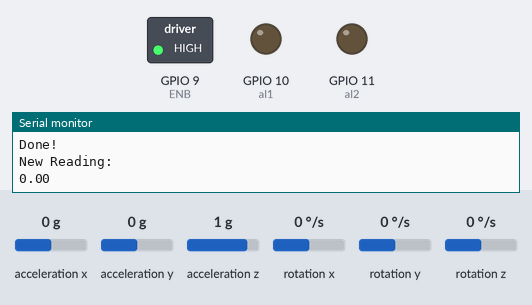
The sketch below on a simulated ESP8266 (Wemos D1 mini). On the bench: switched loads named in the sketch (green lamp = pin HIGH), output pins drawn as LEDs (lit = HIGH), the last lines printed to the serial monitor. The inputs (shaded band) are chosen by the test bench; at power-on: rotation z 0 °/s, acceleration x 0 g, acceleration y 0 g, acceleration z 1 g, rotation x 0 °/s, rotation y 0 °/s. WiFi joins after 1.5 s; servers stay silent unless stated; uploads are accepted with an empty reply.

Above: at 4.8 s.
4.9 s: rotation z set to -192 °/s
At 8.6 s:
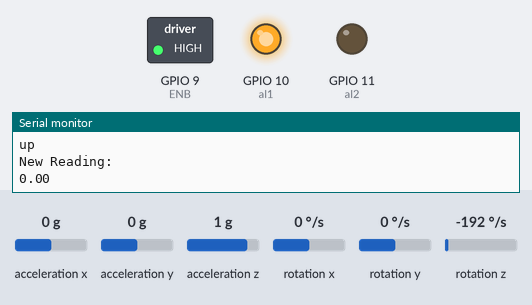
9.6 s: rotation z set to 100 °/s
At 13.0 s:
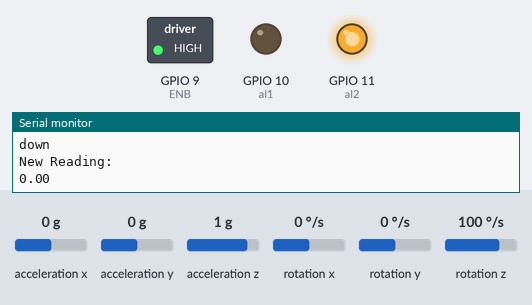
14.1 s: rotation z set to -1 °/s
20.6 s: rotation z set to -3 °/s
At 24.8 s:
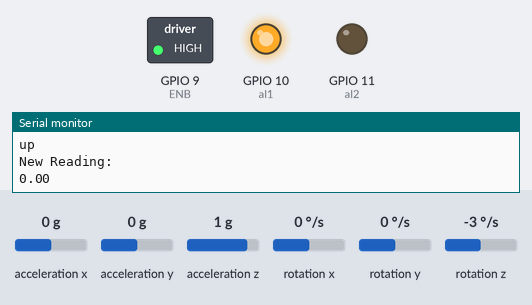
25.4 s: rotation z set to -1 °/s
28.7 s: rotation z set to 2 °/s
At 33.7 s:
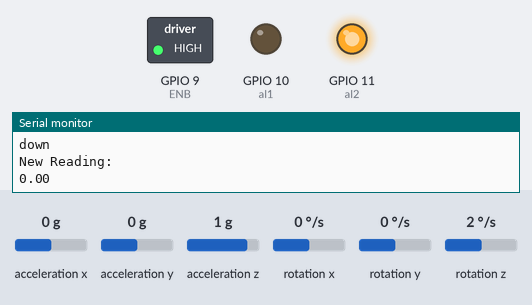
Timing chart, 0 to 35.2 s (numbered marks = the images above; inputs shaded):
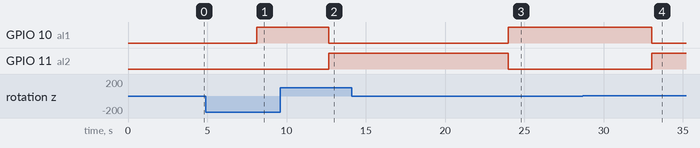

The sketch:

FinalCode_For_ESPVersion.ino
```cpp
/*******************************************************************
    A sample project for making a HTTP/HTTPS GET request on an ESP8266
    It will connect to the given request and print the body to
    serial monitor
    Parts:
    D1 Mini ESP8266 * - http://s.click.aliexpress.com/e/uzFUnIe
 *  * = Affilate
    If you find what I do usefuland would like to support me,
    please consider becoming a sponsor on Github
    https://github.com/sponsors/witnessmenow/
    Written by Brian Lough
    YouTube: https://www.youtube.com/brianlough
    Tindie: https://www.tindie.com/stores/brianlough/
    Twitter: https://twitter.com/witnessmenow
 *******************************************************************/
/*Updated for personal use by Saksham Yadav
  https://github.com/sakshamssy  */
/* Get all possible data from MPU6050
   Accelerometer values are given as multiple of the gravity [1g = 9.81 m/s²]
   Gyro values are given in deg/s
   Angles are given in degrees
   Note that X and Y are tilt angles and not pitch/roll.

   License: MIT
*/
int ENB = 9; //For Enable Pin of Motor Driver
int al1 = 10; //For Motor Driver Input Pin1
int al2 = 11; //For Motor Driver Input Pin2
#include "Wire.h"
#include <MPU6050_light.h>
MPU6050 mpu(Wire);
long timer = 0;

#include <ESP8266WiFi.h>
#include <WiFiClientSecure.h>
//------- Replace the following! ------
char ssid[] = "Galaxy M31s9DF6";         // your network SSID (name)
char password[] = "ogzn5578"; // your network key
float mindiff = 1;
float diff;
char t[] = "";
// For Non-HTTPS requests
// WiFiClient client;

// For HTTPS requests
WiFiClientSecure client;

// Just the base of the URL you want to connect to

#define TEST_HOST "api.thingspeak.com"
// OPTIONAL - The finferprint of the site you want to connect to.
#define TEST_HOST_FINGERPRINT "271892dda426c30709b97ae6c521b95b48f716e1"
// The finger print will change every few months.

void setup()
{
  pinMode(ENB, OUTPUT);
  pinMode(al1, OUTPUT); // Configure pin 10 as an Output
  pinMode(al2, OUTPUT); // Configure pin 11 as an Output
  digitalWrite(ENB, HIGH); ///for Actuator
  Serial.begin(115200);

  // Connect to the WiFI
  WiFi.mode(WIFI_STA);
  WiFi.disconnect();
  delay(100);

  // Attempt to connect to Wifi network:
  Serial.print("Connecting Wifi: ");
  Serial.println(ssid);
  WiFi.begin(ssid, password);
  while (WiFi.status() != WL_CONNECTED)
  {
    Serial.print(".");
    delay(500);
  }
  Serial.println("");
  Serial.println("WiFi connected");
  Serial.println("IP address: ");
  IPAddress ip = WiFi.localIP();
  Serial.println(ip);

  //--------

  // If you don't need to check the fingerprint
  // client.setInsecure();

  // If you want to check the fingerprint
  client.setFingerprint(TEST_HOST_FINGERPRINT); //for https
  //  client.setInsecure();  //for http
  //makeHTTPRequest("/apps/thinghttp/send_request?api_key=DI3UPIO33ATKCCW6");


  //MPU6050 setup
  Wire.begin();

  byte status = mpu.begin();
  Serial.print(F("MPU6050 status: "));
  Serial.println(status);
  while (status != 0) { } // stop everything if could not connect to MPU6050

  Serial.println(F("Calculating offsets, do not move MPU6050"));
  delay(1000);
  mpu.calcOffsets(true, true); // gyro and accelero
  Serial.println("Done!\n");

}

float makeHTTPRequest(char address[])
{

  // Opening connection to server (Use 80 as port if HTTP,443 if https)
  if (!client.connect(TEST_HOST, 443))
  {
    Serial.println(F("Connection failed"));
    return 0;
  }

  // give the esp a breather
  yield();

  // Send HTTP request
  client.print(F("GET "));
  // This is the second half of a request (everything that comes after the base URL)
  client.print(address);
  // HTTP 1.0 is ideal as the response wont be chunked
  // But some API will return 1.1 regardless, so we need
  // to handle both.
  client.println(F(" HTTP/1.0"));

  //Headers
  client.print(F("Host: "));
  client.println(TEST_HOST);

  client.println(F("Cache-Control: no-cache"));

  if (client.println() == 0)
  {
    Serial.println(F("Failed to send request"));
    return 0;
  }
  //delay(100);
  // Check HTTP status
  char status[32] = {0};
  client.readBytesUntil('\r', status, sizeof(status));


  // Skip HTTP headers
  char endOfHeaders[] = "\r\n\r\n";
  if (!client.find(endOfHeaders))
  {
    Serial.println(F("Invalid response"));
    return 0;
  }

  // While the client is still availble read each
  // byte and print to the serial monitor
  int i = 0;
  while (client.available())
  {
    char c = 0;
    client.readBytes(&c, 1);
    t[i] = c;
    //Serial.print(c);
    i = i + 1;
  }
  for (int j = 0; j <= strlen(t); j++)
  {
    if (!(t[i] < 58 && t[i] > 46))
    {
      t[i] = '\0';
    }
  }
  //Serial.print('\n');
  float val;
  char str[4];

  strcpy(str, t);
  val = atof(str);
  return val;
}
//apps/thinghttp/send_request?api_key=DI3UPIO33ATKCCW6
void loop()
{
  Serial.println("New Reading:");

  //makeHTTPRequest("/apps/thinghttp/send_request?api_key=NT3TFKEXNIBK86SY");
  float m = makeHTTPRequest("/apps/thinghttp/send_request?api_key=DI3UPIO33ATKCCW6");
  Serial.println(m);//m here is the Solar Altitude
  delay(2000);
  mpu.update();
  float z = mpu.getAngleZ();
  Serial.print("\tZ: "); Serial.println(mpu.getAngleZ());
  diff = m - z;

  if (abs(diff) > mindiff)
  {
    if ((diff) > 0)
    {
      digitalWrite(al1, HIGH);
      digitalWrite(al2, LOW);
      Serial.println("up");
    }
    else if ((diff) < 0)
    {
      digitalWrite(al1, LOW);
      digitalWrite(al2, HIGH);
      Serial.println("down");
    }
  }
  else
  {
    digitalWrite(al1, LOW);
    digitalWrite(al2, LOW);
    Serial.println("No need to optimise");
  }

}
```

Measured:
- the behaviour switches between -2 and -3 °/s on rotation z (found by bisection; images 2 and 3)
- the behaviour switches between 0 and 1 °/s on rotation z (found by bisection; images 3 and 4)
- after the input at 4.9 s, GPIO 10 (al1): LOW → HIGH after 3.2 s
- after the input at 9.6 s, GPIO 10 (al1): HIGH → LOW after 3.1 s; GPIO 11 (al2): LOW → HIGH after 3.1 s
- after the input at 20.6 s, GPIO 10 (al1): LOW → HIGH after 3.4 s; GPIO 11 (al2): HIGH → LOW after 3.4 s
- after the input at 28.7 s, GPIO 10 (al1): HIGH → LOW after 4.3 s; GPIO 11 (al2): LOW → HIGH after 4.3 s
